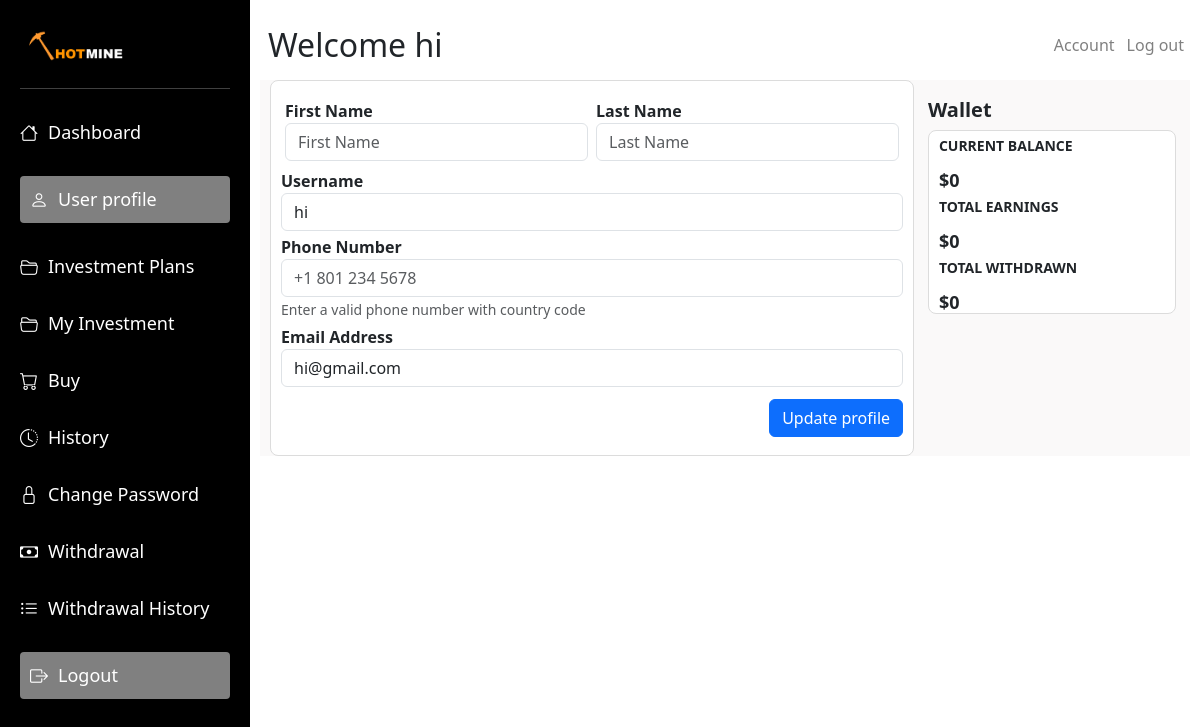
Before: /profile/ (signed in) with the older database file.
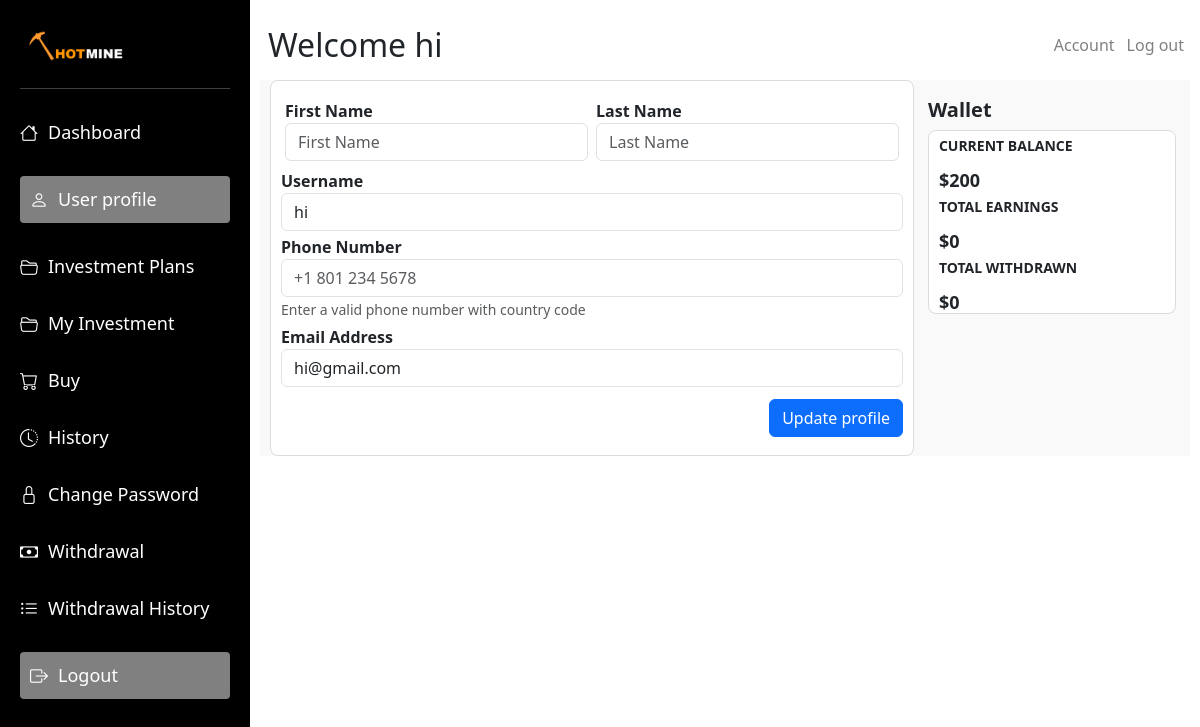
After: the same page with the newer database file.
### hotmine/models.py (models this page shows, shortened)
class Amount(models.Model):
    user = models.ForeignKey(User, on_delete=models.CASCADE, null=True, blank=True)
    amount = models.DecimalField(max_digits=12, decimal_places=2, null=True, blank=True)
    created_at = models.DateTimeField(auto_now_add=True)
    updated_at = models.DateTimeField(auto_now=True)

### hotmine/views.py (the view)
# urls.py: path("profile/", views.profile_view, name="profile"),
@login_required
def profile_view(request):
    user = request.user
    if request.method == "POST":
        form = UserUpdateForm(request.POST, instance=user)
        if form.is_valid():
            form.save()
            messages.success(request, "Profile updated successfully!")
            return redirect("profile")
    else:
        form = UserUpdateForm(instance=user)
    amount_obj = Amount.objects.filter(user=user).first()
    withdraw_obj = totalwithdraw.objects.filter(user=user).first()
    earnings_obj = Totalearnings.objects.filter(user=user).first()
    context = {
        "user": user,
        "form": form,
        "amount": amount_obj.amount if amount_obj else 0,
        "total_earnings": earnings_obj.total_earnings if earnings_obj else 0,
        "total_withdraw": withdraw_obj.total_withdraw if withdraw_obj else 0,
    }
    return render(request, "hotmine/profile.html", context)

### hotmine/templates/hotmine/profile.html (shortened to what the changed rows need)
{% load static %}
<!DOCTYPE html>
<html lang="en">
<head>
    <link rel="stylesheet" href="{% static 'hotmine/dashboard.css' %}" />
    <link rel="stylesheet" href="{% static 'hotmine/bootstrap-icons/bootstrap-icons.css'%}">
    <link rel="stylesheet" href="{% static 'hotmine/bootstrap.css' %}">
</head>
<body>
    <div class="container-fluid ">
        <div class="container-fluid">
            <div class="tradingview-widget-container" id="mainContent">
                <div class="navbar d-flex justify-content-between align-items-center">
                    <div class="d-flex align-items-center">
                        <h2 class="m-2">Welcome {{user.username}}</h2>
                    </div>
                </div>
                <section class="userdetails">
                    <div class="walletdetails">
                        <h2>Wallet</h2>
                        <div class="box">
                            <div>
                                <p>CURRENT BALANCE</p>
                                <h3>${{ amount|floatformat:"0" }}</h3>
                            </div>
                        </div>
                    </div>
                </section>
            </div>
</body>
</html>

Changed rows visible on the page:
added Amount: amount "200"
Other visible differences:
{{ amount|floatformat:"0" }}: "0" → (not shown)
